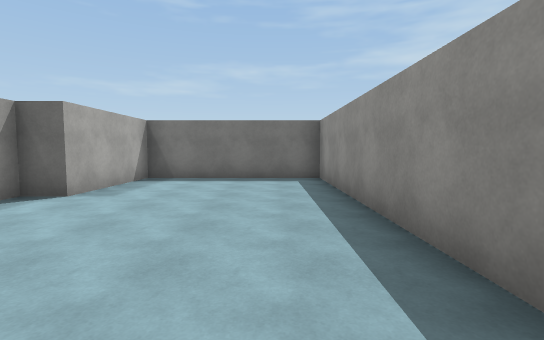
view 1 (above)

19 first-person views from a walk through a Unity game level. The camera is 1.5 m above the floor, tilts 4° down and sees 85° across. The floor is counted in squares, 2 m on a side. Each view is taken from the middle of a square. On the plan, view 1 faces up. The plan holds only what a view shows up to about 10 squares ahead; the rest is blank. The place goes on beyond the plan. The player character is not drawn. Door leaves are left out, so doorways stand open. Surface patterns are stand-ins for the level's own textures.

view 2
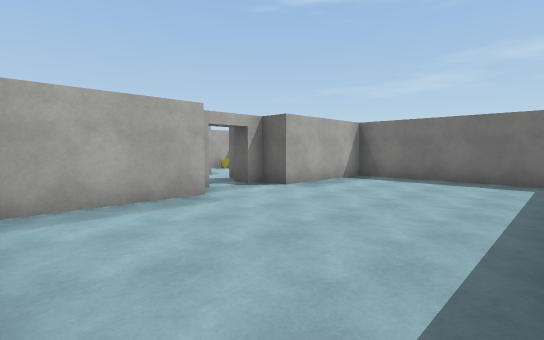

view 3
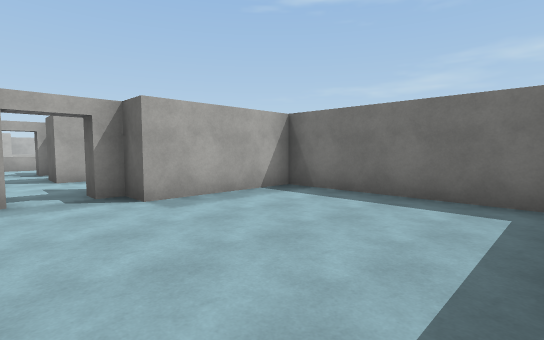

view 4
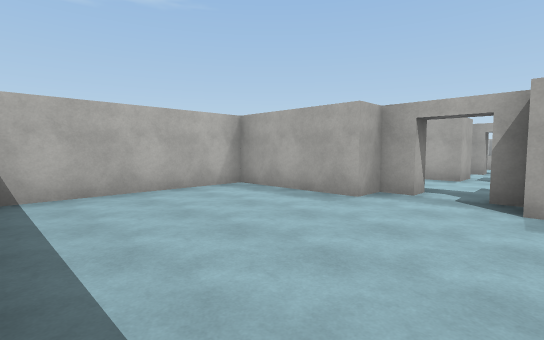

view 5
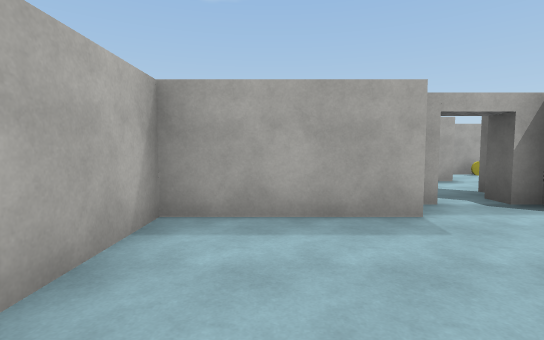

view 6
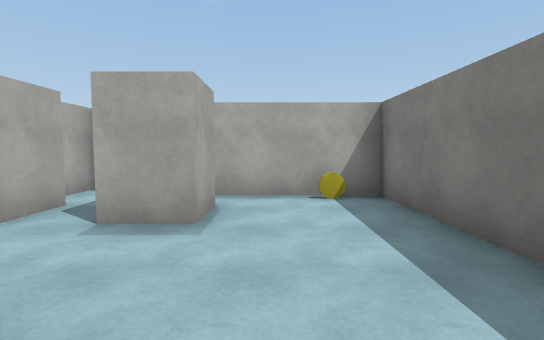

view 7
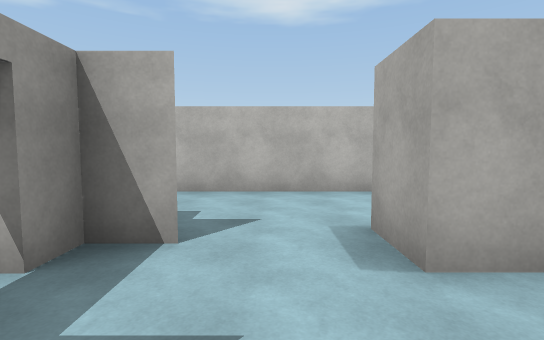

view 8
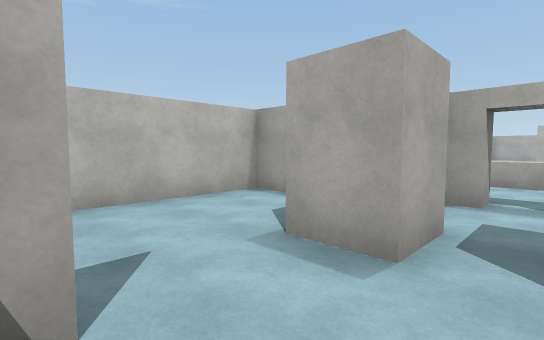

view 9
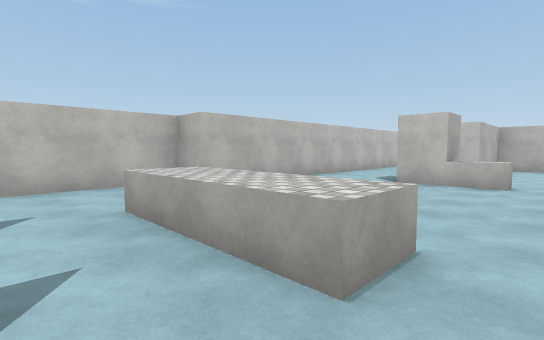

view 10
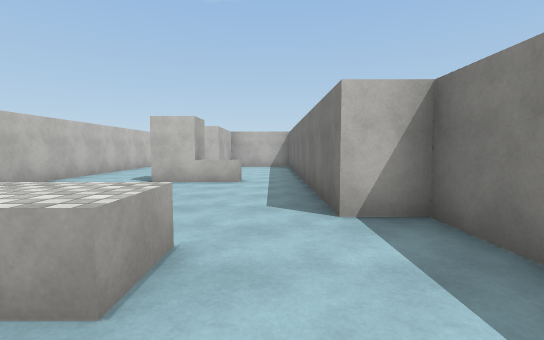

view 11
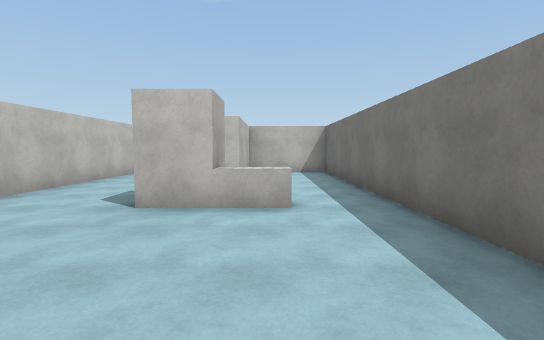

view 12
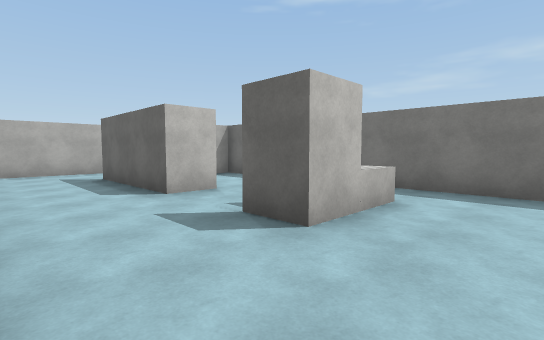

view 13
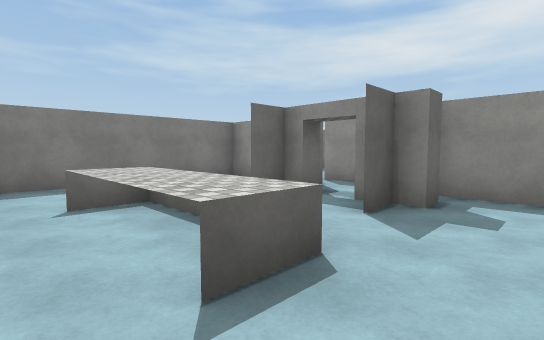

view 14
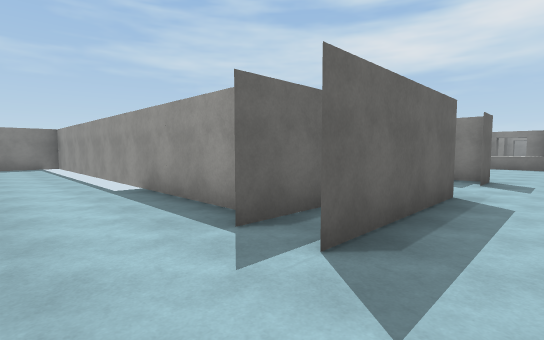

view 15
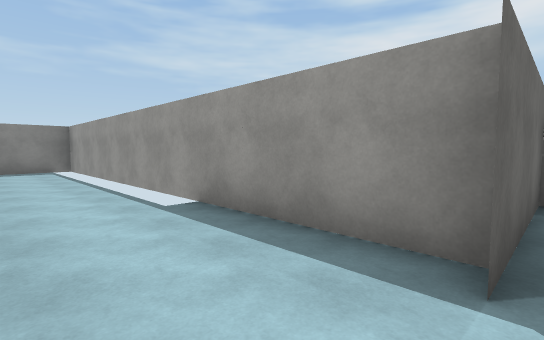

view 16
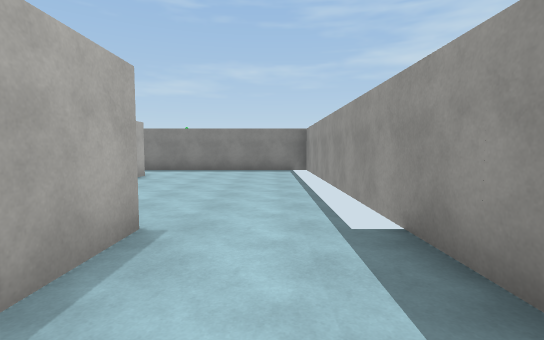

view 17
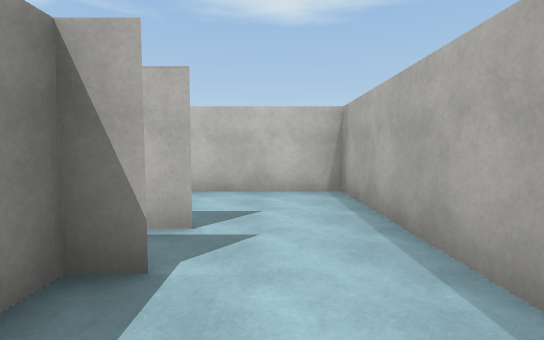

view 18
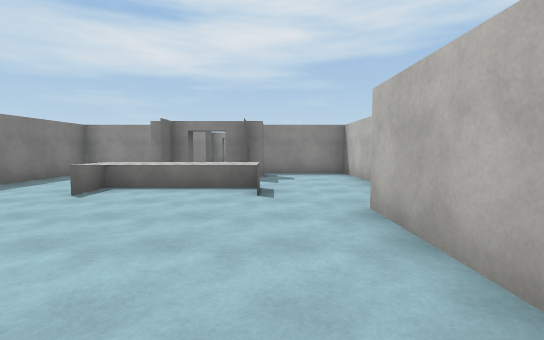

view 19
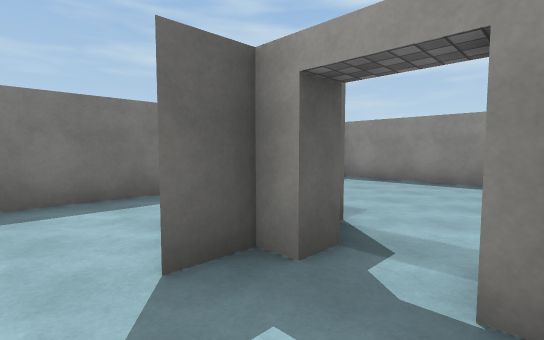

### Floor plan
Points are (right, up) in squares from view 1. A wall is a line through its corners. A room is listed if a view was taken in it or the views show most of it. See-through windows are left out.
Room 1 (views 1, 2, 3, 4, 5)
walls: (-4, 2.7) (-3.2, 2.7) (-3.2, -0.2); (1.3, 1.2) (1.3, 7.8) (-2.9, 7.8); (-3.2, 7.8) (-3.2, 4.7) (-4, 4.7) (-4, 4.2); (-3.1, -0.2) (0.9, -0.2)
ways out: open door at (-4, 4) to room 3
Room 2 (view 6)
walls: (-7.9, 5.2) (-6.9, 5.2); (-8.8, 7.9) (-8.8, 5); (-2.9, 7.8) (-9.1, 7.8)
ways out: opening at (-6, 5) to room 3; gap at (-8, 5) to room 3
objects: yellow disc (-8, 7)
Room 3 (views 7, 8, 19)
walls: (-6.9, 5.2) (-6.9, 4.2) (-7.9, 4.2) (-7.9, 5.2); (-8, 3.2) (-6.9, 3.2) (-6.9, 2.1); (-5.4, 2.7) (-4.5, 2.7) (-4.5, 3.2); (-4.5, 4.2) (-4.5, 4.7) (-5.3, 4.7); (-9.5, 2.7) (-8.8, 2.7)
ways out: open door at (-4, 4) to room 1; opening at (-6, 5) to room 2; gap at (-8, 5) to room 2; open door at (-10, 4) to room 4; opening at (-6, 3) to room 5; gap at (-8, 3) to room 5
Room 4 (views 9, 10, 11, 12, 13, 14, 15, 16, 17, 18)
walls: (-18.8, 4.3) (-17.8, 4.3); (-17.8, 5.2) (-17.8, 3.2) (-18.8, 3.2); (-17.7, 3.4) (-17.7, 4); (-23.7, 4.2) (-23.7, 15.7) (-25.5, 15.7); (-24.4, 4.3) (-20.7, 4.3) (-20.7, 3.2) (-24.2, 3.2); (-26.2, 4.8) (-26.2, 0.7) (-14.3, 0.7) (-14.3, -0.2) (-9.1, -0.2); (-26.2, 7.8) (-26.2, 6.2); (-10, 4.7) (-10.9, 4.7); (-10, 4.2) (-10, 5.2); (-9.9, 2.7) (-10.9, 2.7); (-9.4, 2.2) (-10, 2.2) (-10, 3.2); (-8.8, 5.6) (-8.8, 7.8); (-9.1, 7.8) (-14.3, 7.8) (-14.3, 6.8) (-23.8, 6.8) (-23.8, 4.2); (-8.8, -0.2) (-8.8, 2.5)
low walls: (-18.2, 5.2) (-17.8, 5.2); (-13.4, 5.2) (-12.3, 5.2) (-13.2, 5.2); (-12.3, 5.2) (-12.3, 2.2) (-12.3, 5.2); (-12.3, 2.2) (-13.2, 2.2)
ways out: open door at (-10, 4) to room 3
Room 5 (no view inside)
walls: (-8.8, 0.6) (-8.8, -0.2); (-9.1, -0.2) (-3.1, -0.2)
ways out: opening at (-6, 3) to room 3; gap at (-8, 3) to room 3

Where each view was taken, in squares from view 1:
view 1: 0 up, 0 right, facing up
view 2: 0 up, 1 right, facing up-left
view 3: 3 up, 1 right, facing up-left
view 4: 5 up, 1 right, facing down-left
view 5: 1 up, 0 right, facing left
view 6: 6 up, 4 left, facing left
view 7: 5 up, 6 left, facing down
view 8: 4 up, 5 left, facing down-left
view 9: 6 up, 11 left, facing down-left
view 10: 6 up, 11 left, facing left
view 11: 5 up, 14 left, facing left
view 12: 1 up, 16 left, facing up-left
view 13: 1 up, 14 left, facing up-right
view 14: 2 up, 26 left, facing up-right
view 15: 4 up, 26 left, facing up-right
view 16: 5 up, 25 left, facing up
view 17: 6 up, 25 left, facing down
view 18: 2 up, 18 left, facing right
view 19: 3 up, 6 left, facing up-right
